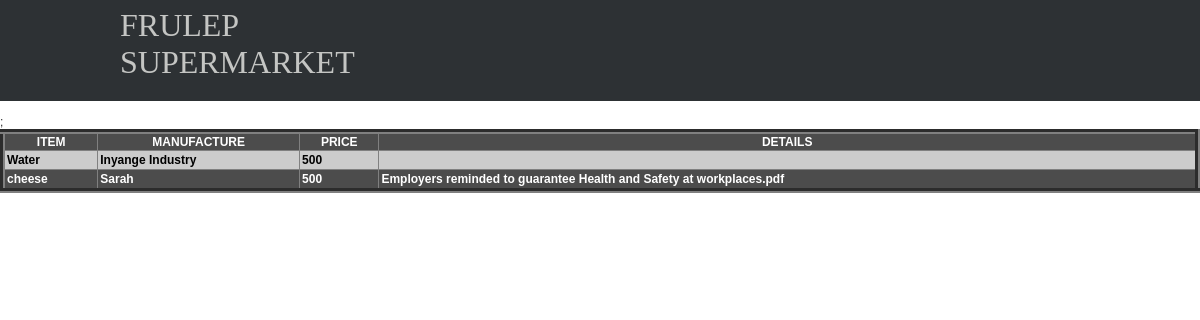
The page /admin/stockin.php on the database its author committed.
### tables this page shows
CREATE TABLE `books` (
  `inventory_id` int(11) NOT NULL,
  `book_title` varchar(100) NOT NULL,
  `author` varchar(100) NOT NULL,
  `price` varchar(100) NOT NULL,
  `cover` varchar(100) NOT NULL,
  `detaills` varchar(100) NOT NULL,
  `description` varchar(500) NOT NULL,
  `copy` int(11) NOT NULL,
  `time` varchar(11) NOT NULL
);

### admin/stockin.php (the view, shortened to what this page needs)
<!DOCTYPE html PUBLIC "-//W3C//DTD XHTML 1.0 Transitional//EN" "http://www.w3.org/TR/xhtml1/DTD/xhtml1-transitional.dtd">
<html xmlns="http://www.w3.org/1999/xhtml" xml:lang="EN" lang="EN" dir="ltr">
<head profile="http://gmpg.org/xfn/11">
<link rel="stylesheet" href="styles/layout.css" type="text/css" />
<link rel="stylesheet" href="styles/jquery-ui.css" type="text/css" />
</head>
<body>
<div class="wrapper col1">
  <div id="header">
    <div id="logo">
      <h1><a href="#">FRULEP SUPERMARKET</a></h1>
    </div>
    <div id="topnav">
      <ul>
        <li class=""><a href="#"></a></li>
        <li><a href="#"></a></li>
        <li><a href="#"></a></li>
        <li class="last"><a href="#"></a></li>
      </ul>
    </div>
    <br class="clear" />
  </div>
</div>
<br>
<table border="5"><tr><th> ITEM </th><th>MANUFACTURE</th><th>PRICE</th><th>DETAILS</th></tr>;
<?php
$conn=mysqli_connect("localhost","root","","editionbakame");
  $sel=$conn->query("SELECT * FROM books ");
   $count = $sel->num_rows;
   if($count > 0)
        {
            while($rows=$sel->fetch_assoc())
            {
                echo "<tr><td>".$rows['book_title']."</td><td>".$rows['author']."</td><td>".$rows['price']."</td><td>".$rows['detaills']."</td></tr>";
            }
            echo "</table>";
        }
        else{
            echo "no records!!!";
        }
?>

### admin/styles/layout.css (style rules this page uses)
body { margin:0; padding:0; font-size:12px; font-family:verdana, Arial, Helvetica, sans-serif; color:#333333; background-color:#FFFFFF; }
a { outline:none; text-decoration:none; }
div.wrapper { display:block; width:100%; margin:0; text-align:left; }
div.wrapper h1, div.wrapper h2, div.wrapper h3, div.wrapper h4, div.wrapper h5, div.wrapper h6 { margin:0; padding:0; font-size:20px; font-weight:normal; line-height:normal; font-family:Georgia, "Times New Roman", Times, serif; }
.col1, .col1 a { color:#C4C5C3; background-color:#2D3134; }
#header, #topbar, #topnav, #breadcrumb, #homecontent, #container, #footer, #copyright { position:relative; margin:0 auto 0; display:block; width:960px; }
#header { padding:0 0 20px 0; }
#header #logo { display:block; float:left; width:300px; margin-top:7px; overflow:hidden; }
#header #logo h1, #header p, #header ul { margin:0; padding:0; list-style:none; line-height:normal; }
#header #logo h1 { font-size:32px; }
table { width:100%; border-collapse:collapse; table-layout:auto; vertical-align:top; }
table tbody td { border-collapse:collapse; }
table thead th, table tbody td { padding: 2px; border-collapse:collapse; }

### admin/styles/navi.css (style rules this page uses)
#header #topnav { display:block; float:right; width:650px; margin:30px 0 0 0; padding:0; font-size:13px; font-family:Verdana, Arial, Helvetica, sans-serif; text-align:right; }
#header ul { margin:0; padding:0; list-style:none; }
#header li { display:inline; margin-right:35px; }
#header li a:link, #header li a:visited, #header li a:hover { margin:0; padding:0 3px 10px 3px; color:#FFFFFF; background-color:#2D3134; border-bottom:1px solid #2D3134; }
#header #topnav li.last { margin-right:0; }

### rows shown on the page
books: book_title "Water", author "Inyange Industry", price "500"
books: book_title "cheese", author "Sarah", price "500", detaills "Employers reminded to guarantee Health and Safety at workplaces.pdf"
